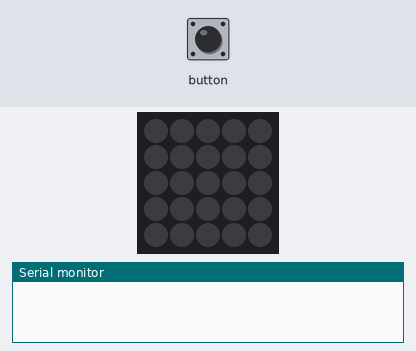
Simulated run of this sketch. Board: ESP32. Shown: 5×5 RGB LED matrix (first LED top left, wired row by row), the last lines printed to the serial monitor. The inputs (shaded band) are chosen by the test bench. Dim RGB values are drawn brighter than linear.

Above: at 1.4 s.
1.5 s: button pressed for 0.35 s
At 2.9 s:
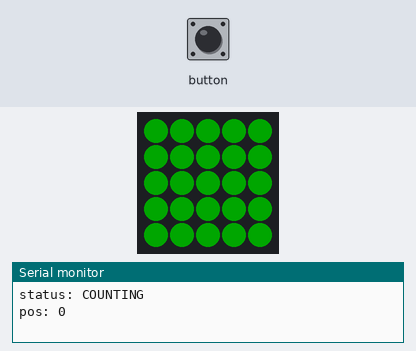
4.5 s: button pressed for 1 s
At 5.3 s:
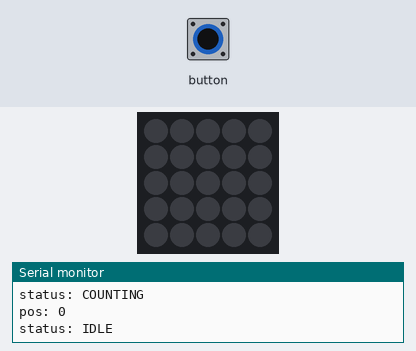
7.0 s: button pressed for 3.2 s
At 7.78 s:
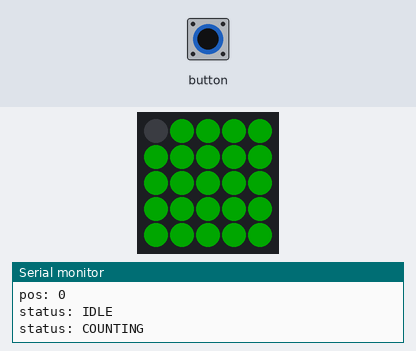
Timing chart, 0 to 10.0 s (numbered marks = the images above; inputs shaded):
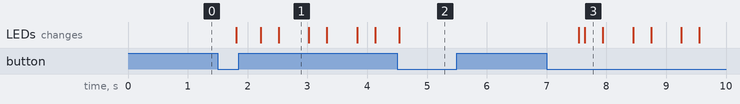

The sketch:

ATOMXpomodoro.ino
```cpp
#include "M5Atom.h"
#include "LEDBuffer.h"

#define DEBUGx

#ifdef DEBUG
#define DURATION_MS       (25 * 200)  // (debug)5sec
#else
#define DURATION_MS       (25 * 60 * 1000) // 25min
#endif

#define IDLE_INTERVAL_MS     300
#define TIMEOVER_INTERVAL_MS 500
#define COUNT_INTERVAL_MS    100

#define ARRAY_LEN(array) (sizeof(array) / sizeof(array[0]))

// PomoController [START]----------------------------------------------------------------------
typedef enum {PM_ST_IDLE, PM_ST_COUNT, PM_ST_TIMEOVER} PM_ST_N;
class PomoController {
    public:
        PM_ST_N stat(void) {
            return stat_;
        }
        void setStat(PM_ST_N nextStat) {
            const String pm_n2str_[] = {"IDLE", "COUNTING", "TIMEOVER"};
            Serial.print("status: "); Serial.println(pm_n2str_[nextStat]);
            stat_ = nextStat;
        }
        boolean isStarted() {
            return (this->start_ms == 0) ? false : true;
        }
        unsigned long start_ms = 0;
        uint8_t disp_line=0;

    private:
        PM_ST_N stat_ = PM_ST_IDLE;
};
// PomoController [END]----------------------------------------------------------------------

LEDBuffer      m_ledbuf;
PomoController m_pomocon;

#define R_RGB 0xff0000
#define G_RGB 0x00ff00
#define TOMATO_PATTERN 4

uint32_t m_tomato_matrix[TOMATO_PATTERN][LED_HEIGHT*LED_WIDTH] = {
    {
        0,     R_RGB, R_RGB, 0,     0,
        R_RGB, R_RGB, R_RGB, R_RGB, 0,
        R_RGB, R_RGB, R_RGB, 0,     0,
        R_RGB, R_RGB, R_RGB, R_RGB, 0,
        0,     R_RGB, R_RGB, 0,     0
    },
    {
        0,     R_RGB, R_RGB, 0,     0,
        R_RGB, R_RGB, R_RGB, R_RGB, 0,
        R_RGB, R_RGB, R_RGB, G_RGB, 0,
        R_RGB, R_RGB, R_RGB, R_RGB, 0,
        0,     R_RGB, R_RGB, 0,     0
    },
    {
        0,     R_RGB, R_RGB, 0,     0,
        R_RGB, R_RGB, R_RGB, R_RGB, 0,
        R_RGB, R_RGB, R_RGB, G_RGB, G_RGB,
        R_RGB, R_RGB, R_RGB, R_RGB, 0,
        0,     R_RGB, R_RGB, 0,     0
    },
    {
        0,     R_RGB, R_RGB, 0,     0,
        R_RGB, R_RGB, R_RGB, R_RGB, 0,
        R_RGB, R_RGB, R_RGB, G_RGB, 0,
        R_RGB, R_RGB, R_RGB, R_RGB, G_RGB,
        0,     R_RGB, R_RGB, 0,     0
    },
};

void displayTimeover()
{
    m_ledbuf.clear();
    for (int h=0; h<LED_HEIGHT; h++) {
        for (int w=0; w<LED_WIDTH; w++) {
            uint8_t pt = w*LED_WIDTH + h;
            m_ledbuf.set(m_tomato_matrix[m_pomocon.disp_line][pt], pt);
        }
    }

    m_ledbuf.display();
    m_pomocon.disp_line = (m_pomocon.disp_line+1) % TOMATO_PATTERN;
}

void toggleLEDPos(uint8_t pos)
{
    static uint8_t prev_pos_m = 0;
    static uint8_t staycnt_m = 3;
    static bool    isOn_m= true;

    if (prev_pos_m != pos) {
        prev_pos_m = pos;
        isOn_m = true;
        staycnt_m = 3;
        return;
    }

    if (staycnt_m == 0) {
        isOn_m = !isOn_m;
        staycnt_m = 3;
    } else {
        if (!isOn_m) {
            m_ledbuf.set(0x0, 0x0, 0x0, pos);
        }
        staycnt_m--;
    }

}

// setup & loop [START]----------------------------------------------------------------------
void setup()
{
    M5.begin(true, false, true);
    Serial.begin(115200);

    delay(10);
    m_ledbuf.clear();
    m_ledbuf.display();
}

void loop()
{
    M5.update();

    if (m_pomocon.stat() == PM_ST_IDLE) {
        if (M5.Btn.wasPressed()) {
            m_pomocon.setStat(PM_ST_COUNT);
            m_pomocon.start_ms = 0;
        }
        delay(IDLE_INTERVAL_MS);
        return;
    }

    if (m_pomocon.stat() == PM_ST_TIMEOVER) {
        if (M5.Btn.wasPressed()) {
            m_pomocon.setStat(PM_ST_IDLE);
            m_ledbuf.clear();
            m_ledbuf.display();
        } else {
            displayTimeover();
            delay(TIMEOVER_INTERVAL_MS);
        }
        return;
    }

    if (m_pomocon.stat() == PM_ST_COUNT && m_pomocon.isStarted()) {
        if (M5.Btn.wasPressed()) {
            m_pomocon.setStat(PM_ST_IDLE);
            m_ledbuf.clear();
            m_ledbuf.display();
            return;
        }
    }

    // first count
    if (!m_pomocon.isStarted()) {
        m_pomocon.start_ms = millis();
    }

    unsigned long diff_ms;
    diff_ms    = millis() - m_pomocon.start_ms;
    // Serial.print("diff(ms): "); Serial.println(diff_ms);

    uint8_t pos;
    pos = (diff_ms * LED_MAX) / DURATION_MS;
    if (pos >= LED_MAX) {
        m_pomocon.setStat(PM_ST_TIMEOVER);
        m_pomocon.disp_line = 0;
        return;
    }

    // for debug
    {
        static uint8_t prev_pos_m = -1;
        if (pos != prev_pos_m) {
            prev_pos_m = pos;
            Serial.print("pos: "); Serial.println(pos);
        }
    }

    m_ledbuf.fill(0, 0, pos);
    m_ledbuf.fill(0xff0000, pos, LED_MAX);
    toggleLEDPos(pos);
    m_ledbuf.display();

    delay(COUNT_INTERVAL_MS);
}
// setup & loop [END]----------------------------------------------------------------------
```

LEDBuffer.cpp
```cpp
#include "Arduino.h"
#include "M5Atom.h"
#include "LEDBuffer.h"

#define GET_R(x) ((uint8_t)((0x00ff0000 & RGBdata) >> 16))
#define GET_G(x) ((uint8_t)((0x0000ff00 & RGBdata) >> 8))
#define GET_B(x) ((uint8_t)(0x000000ff & RGBdata))

void LEDBuffer::fillAll(uint8_t Rdata, uint8_t Gdata, uint8_t Bdata)
{
    DisBuff[0] = LED_WIDTH; // width
    DisBuff[1] = LED_HEIGHT; // height
    for (int i = 0; i < 25; i++) {
        this->set(Rdata, Gdata, Bdata, i);
    }
}

void LEDBuffer::fillAll(uint32_t RGBdata)
{
    this->fillAll(GET_R(RGBdata), GET_G(RGBdata), GET_B(RGBdata));
}

void LEDBuffer::fill(uint8_t Rdata, uint8_t Gdata, uint8_t Bdata, uint8_t start_pos, uint8_t end_pos)
{
    DisBuff[0] = LED_WIDTH;
    DisBuff[1] = LED_HEIGHT;
    for (int i = start_pos; i < end_pos; i++) {
        this->set(Rdata, Gdata, Bdata, i);
    }
}

void LEDBuffer::fill(uint32_t RGBdata, uint8_t start_pos, uint8_t end_pos)
{
    this->fill(GET_R(RGBdata), GET_G(RGBdata), GET_B(RGBdata), start_pos, end_pos);
}

void LEDBuffer::set(uint8_t Rdata, uint8_t Gdata, uint8_t Bdata, uint8_t pos)
{
    DisBuff[LED_BUF_HEAD + pos*LED_RGB_SIZE]   = Rdata;
    DisBuff[LED_BUF_HEAD + pos*LED_RGB_SIZE+1] = Gdata;
    DisBuff[LED_BUF_HEAD + pos*LED_RGB_SIZE+2] = Bdata;
}

void LEDBuffer::set(uint32_t RGBdata, uint8_t pos)
{
    this->set(GET_R(RGBdata), GET_G(RGBdata), GET_B(RGBdata), pos);
}


void LEDBuffer::clear(void)
{
    DisBuff[0] = LED_WIDTH;
    DisBuff[1] = LED_HEIGHT;
    for (int i = 0; i < LED_MAX; i++) {
        this->set(0, 0, 0, i);
    }
}

void LEDBuffer::display(void)
{
    M5.dis.displaybuff(DisBuff);
}
```

LEDBuffer.h
```cpp
#ifndef LedBuffer_h
#define LedBuffer_h

//  0  1  2  3  4
//  5  6  7  8  9
// 10 11 12 13 14
// 15 16 17 18 19
// 20 21 22 23 24

#define LED_BUF_HEAD 0x2
#define LED_WIDTH    0x5
#define LED_HEIGHT   0x5
#define LED_MAX      (LED_WIDTH * LED_HEIGHT)
#define LED_RGB_SIZE 0x3

class LEDBuffer {
  public:
    void fillAll(uint8_t Rdata, uint8_t Gdata, uint8_t Bdata);
    void fillAll(uint32_t RGBdata);
    void fill(uint8_t Rdata, uint8_t Gdata, uint8_t Bdata, uint8_t start_pos, uint8_t end_pos);
    void fill(uint32_t RGBdata, uint8_t start_pos, uint8_t end_pos);
    void set(uint8_t Rdata, uint8_t Gdata, uint8_t Bdata, uint8_t pos);
    void set(uint32_t RGBdata, uint8_t pos);
    void clear(void);
    void display(void);

  private:
    uint8_t DisBuff[2 + LED_WIDTH * LED_HEIGHT * LED_RGB_SIZE];
};

#endif // LedBuffer_h
```

Measured:
- after the input at 1.5 s, the LEDs: change after 0.31 s (image 1)
- after the input at 4.5 s, the LEDs: change at once (image 2)
- after the input at 7.0 s, the LEDs: first change after 0.54 s (image 3 shows a later state)
